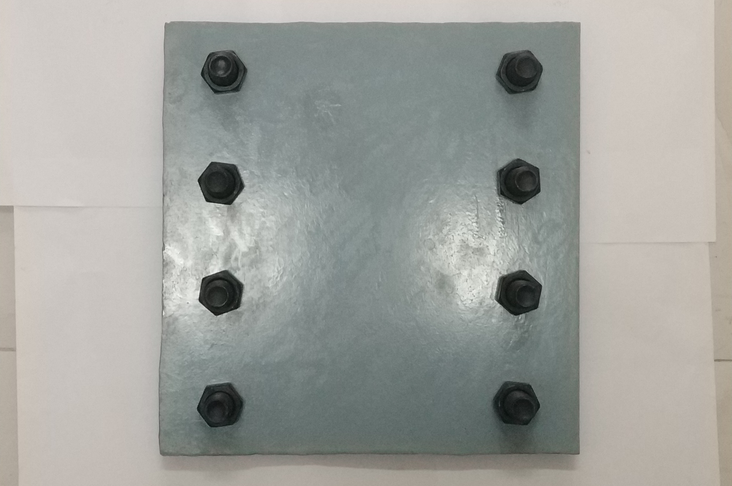
%> input picture watershed test/1.jpg (cropped and resized to the size of MATLAB's example picture), 732 x 486 px, given in place of pears.png, which was not available
$ octave water_matlab.m   (GNU Octave 9; MATLAB toolbox functions it lacks are replaced by stand-ins)
%> lines starting %> are read from the running program, lines starting %| are printed output that depends on the picture; pictures that were not available may be replaced by others from this repository, and a replacement may not be noted
rgb = imread('pears.png');%读取原图像
%> rgb is the input picture: size 486x732x3 uint8; mean R, G, B 160.1, 161.7, 157
I = rgb2gray(rgb);%转化为灰度图像
figure; subplot(121)%显示灰度图像
imshow(I)
text(732,501,'Image courtesy of Corel',...
     'FontSize',7,'HorizontalAlignment','right')
hy = fspecial('sobel');%sobel算子
hx = hy';
Iy = imfilter(double(I), hy, 'replicate');%滤波求y方向边缘
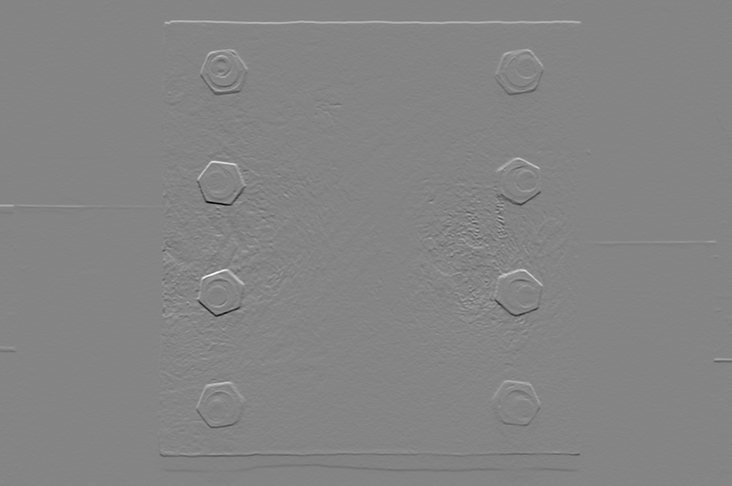
%> Iy: size 486x732 double; min -738, max 679, mean 0.6; drawn with min black and max white
Ix = imfilter(double(I), hx, 'replicate');%滤波求x方向边缘
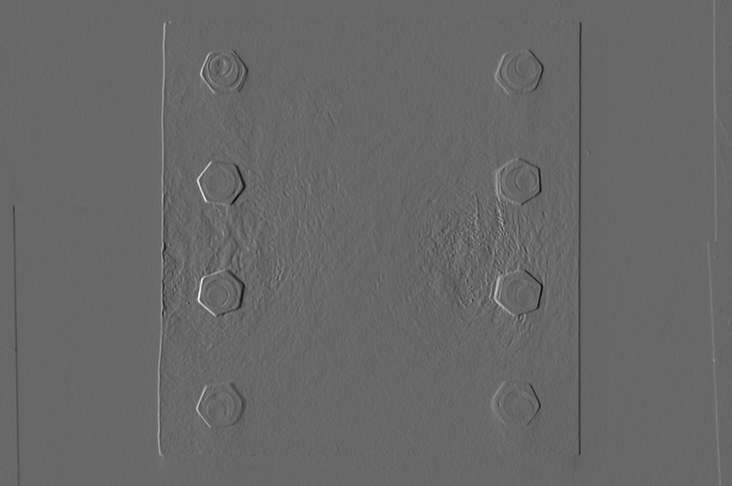
%> Ix: size 486x732 double; min -506, max 735, mean 0.2; drawn with min black and max white
gradmag = sqrt(Ix.^2 + Iy.^2);%求摸
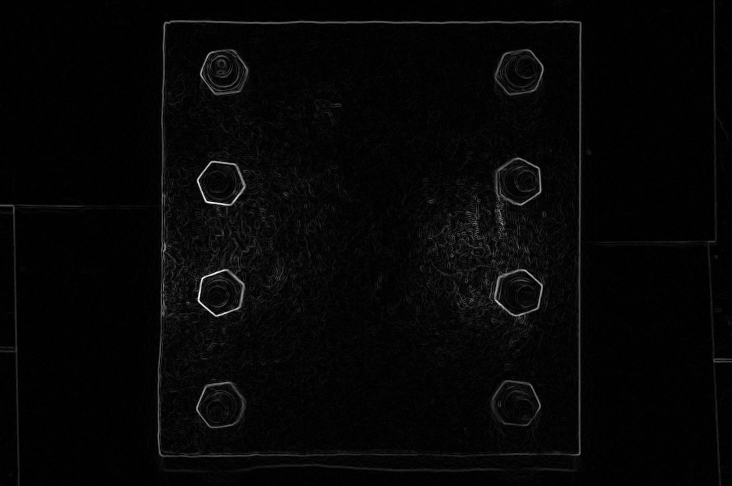
%> gradmag: size 486x732 double; min 0, max 747.3, mean 18.9; drawn with min black and max white
subplot(122); imshow(gradmag,[]), %显示梯度
title('Gradient magnitude (gradmag)')
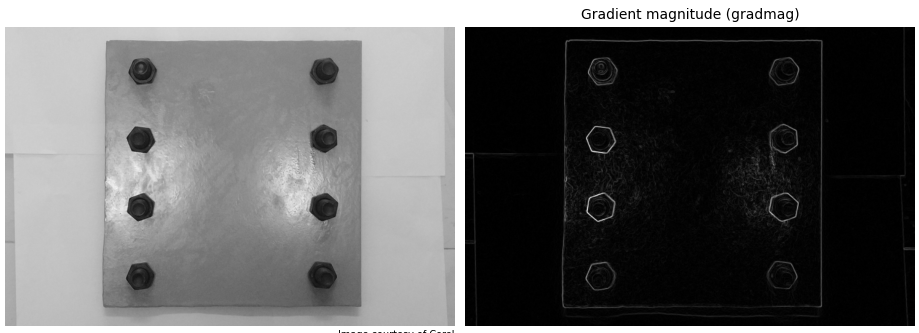
%> figure redrawn from the program's plot data, 2 panels

%2. 直接使用梯度模值进行分水岭算法：（往往会存在过的分割的情况，效果不好）

%> (the run ends here)
